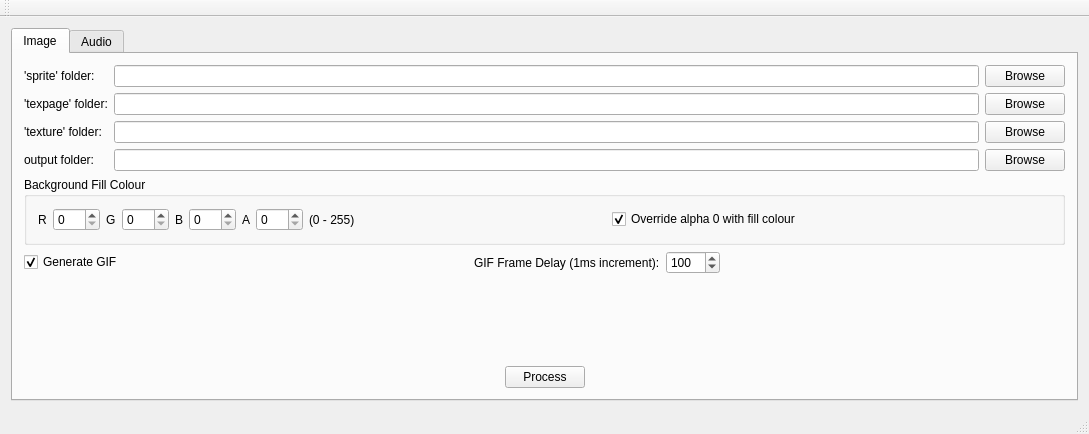
<?xml version="1.0" encoding="UTF-8"?>
<ui version="4.0">
 <class>MainWindow</class>
 <widget class="QMainWindow" name="MainWindow">
  <property name="geometry">
   <rect>
    <x>0</x>
    <y>0</y>
    <width>1089</width>
    <height>434</height>
   </rect>
  </property>
  <property name="windowTitle">
   <string>GM:S Asset Processor</string>
  </property>
  <widget class="QWidget" name="centralWidget">
   <layout class="QVBoxLayout" name="verticalLayout">
    <item>
     <widget class="QTabWidget" name="tabWidget">
      <property name="currentIndex">
       <number>0</number>
      </property>
      <widget class="QWidget" name="tab_imageProcess">
       <attribute name="title">
        <string>Image</string>
       </attribute>
       <layout class="QVBoxLayout" name="verticalLayout_3">
        <item>
         <layout class="QGridLayout" name="gridLayout">
          <item row="0" column="0">
           <widget class="QLabel" name="label">
            <property name="text">
             <string>'sprite' folder:</string>
            </property>
           </widget>
          </item>
          <item row="0" column="1">
           <widget class="QLineEdit" name="lineEdit_spriteFolderPath">
            <property name="text">
             <string></string>
            </property>
           </widget>
          </item>
          <item row="0" column="2">
           <widget class="QPushButton" name="pushButton_browseSpriteFolder">
            <property name="text">
             <string>Browse</string>
            </property>
           </widget>
          </item>
          <item row="1" column="0">
           <widget class="QLabel" name="label_2">
            <property name="text">
             <string>'texpage' folder:</string>
            </property>
           </widget>
          </item>
          <item row="1" column="1">
           <widget class="QLineEdit" name="lineEdit_texpageFolderPath">
            <property name="text">
             <string></string>
            </property>
           </widget>
          </item>
          <item row="1" column="2">
           <widget class="QPushButton" name="pushButton_browseTexpageFolder">
            <property name="text">
             <string>Browse</string>
            </property>
           </widget>
          </item>
          <item row="2" column="0">
           <widget class="QLabel" name="label_3">
            <property name="text">
             <string>'texture' folder:</string>
            </property>
           </widget>
          </item>
          <item row="2" column="1">
           <widget class="QLineEdit" name="lineEdit_textureFolderPath">
            <property name="text">
             <string></string>
            </property>
           </widget>
          </item>
          <item row="2" column="2">
           <widget class="QPushButton" name="pushButton_browseTextureFolder">
            <property name="text">
             <string>Browse</string>
            </property>
           </widget>
          </item>
          <item row="3" column="0">
           <widget class="QLabel" name="label_4">
            <property name="text">
             <string>output folder:</string>
            </property>
           </widget>
          </item>
          <item row="3" column="1">
           <widget class="QLineEdit" name="lineEdit_imageProcessingOutputFolderPath">
            <property name="text">
             <string></string>
            </property>
           </widget>
          </item>
          <item row="3" column="2">
           <widget class="QPushButton" name="pushButton_imageProcessingOutputFolder">
            <property name="text">
             <string>Browse</string>
            </property>
           </widget>
          </item>
         </layout>
        </item>
        <item>
         <widget class="QGroupBox" name="groupBox">
          <property name="title">
           <string>Background Fill Colour</string>
          </property>
          <layout class="QVBoxLayout" name="verticalLayout_2">
           <item>
            <layout class="QHBoxLayout" name="horizontalLayout_4">
             <item>
              <widget class="QLabel" name="label_6">
               <property name="text">
                <string>R</string>
               </property>
              </widget>
             </item>
             <item>
              <widget class="QSpinBox" name="spinBox_imageProcessingBgFillColorChannelRed">
               <property name="maximum">
                <number>255</number>
               </property>
              </widget>
             </item>
             <item>
              <widget class="QLabel" name="label_7">
               <property name="text">
                <string>G</string>
               </property>
              </widget>
             </item>
             <item>
              <widget class="QSpinBox" name="spinBox_imageProcessingBgFillColorChannelGreen">
               <property name="maximum">
                <number>255</number>
               </property>
              </widget>
             </item>
             <item>
              <widget class="QLabel" name="label_8">
               <property name="text">
                <string>B</string>
               </property>
              </widget>
             </item>
             <item>
              <widget class="QSpinBox" name="spinBox_imageProcessingBgFillColorChannelBlue">
               <property name="maximum">
                <number>255</number>
               </property>
              </widget>
             </item>
             <item>
              <widget class="QLabel" name="label_9">
               <property name="text">
                <string>A</string>
               </property>
              </widget>
             </item>
             <item>
              <widget class="QSpinBox" name="spinBox_imageProcessingBgFillColorChannelAlpha">
               <property name="maximum">
                <number>255</number>
               </property>
               <property name="value">
                <number>0</number>
               </property>
              </widget>
             </item>
             <item>
              <widget class="QLabel" name="label_10">
               <property name="text">
                <string>(0 - 255)</string>
               </property>
              </widget>
             </item>
             <item>
              <spacer name="horizontalSpacer_7">
               <property name="orientation">
                <enum>Qt::Horizontal</enum>
               </property>
               <property name="sizeHint" stdset="0">
                <size>
                 <width>40</width>
                 <height>20</height>
                </size>
               </property>
              </spacer>
             </item>
             <item>
              <widget class="QCheckBox" name="checkBox_imageProcessingOverrideAlpha0PixelWithFillColour">
               <property name="text">
                <string>Override alpha 0 with fill colour</string>
               </property>
               <property name="checked">
                <bool>true</bool>
               </property>
              </widget>
             </item>
             <item>
              <spacer name="horizontalSpacer_8">
               <property name="orientation">
                <enum>Qt::Horizontal</enum>
               </property>
               <property name="sizeHint" stdset="0">
                <size>
                 <width>40</width>
                 <height>20</height>
                </size>
               </property>
              </spacer>
             </item>
            </layout>
           </item>
          </layout>
         </widget>
        </item>
        <item>
         <layout class="QHBoxLayout" name="horizontalLayout_3">
          <item>
           <widget class="QCheckBox" name="checkBox_imageProcessingGenerateGif">
            <property name="text">
             <string>Generate GIF</string>
            </property>
            <property name="checked">
             <bool>true</bool>
            </property>
           </widget>
          </item>
          <item>
           <spacer name="horizontalSpacer_6">
            <property name="orientation">
             <enum>Qt::Horizontal</enum>
            </property>
            <property name="sizeHint" stdset="0">
             <size>
              <width>40</width>
              <height>20</height>
             </size>
            </property>
           </spacer>
          </item>
          <item>
           <widget class="QLabel" name="label_5">
            <property name="text">
             <string>GIF Frame Delay (1ms increment):</string>
            </property>
           </widget>
          </item>
          <item>
           <widget class="QSpinBox" name="spinBox_imageProcessingGifFrameDelay">
            <property name="maximum">
             <number>1000</number>
            </property>
            <property name="singleStep">
             <number>10</number>
            </property>
            <property name="value">
             <number>100</number>
            </property>
           </widget>
          </item>
          <item>
           <spacer name="horizontalSpacer_5">
            <property name="orientation">
             <enum>Qt::Horizontal</enum>
            </property>
            <property name="sizeHint" stdset="0">
             <size>
              <width>40</width>
              <height>20</height>
             </size>
            </property>
           </spacer>
          </item>
         </layout>
        </item>
        <item>
         <spacer name="verticalSpacer">
          <property name="orientation">
           <enum>Qt::Vertical</enum>
          </property>
          <property name="sizeHint" stdset="0">
           <size>
            <width>20</width>
            <height>93</height>
           </size>
          </property>
         </spacer>
        </item>
        <item>
         <layout class="QHBoxLayout" name="horizontalLayout">
          <item>
           <spacer name="horizontalSpacer">
            <property name="orientation">
             <enum>Qt::Horizontal</enum>
            </property>
            <property name="sizeHint" stdset="0">
             <size>
              <width>40</width>
              <height>20</height>
             </size>
            </property>
           </spacer>
          </item>
          <item>
           <widget class="QPushButton" name="pushButton_processImageAssets">
            <property name="text">
             <string>Process</string>
            </property>
           </widget>
          </item>
          <item>
           <spacer name="horizontalSpacer_2">
            <property name="orientation">
             <enum>Qt::Horizontal</enum>
            </property>
            <property name="sizeHint" stdset="0">
             <size>
              <width>40</width>
              <height>20</height>
             </size>
            </property>
           </spacer>
          </item>
         </layout>
        </item>
       </layout>
      </widget>
      <widget class="QWidget" name="tab_audioProcess">
       <attribute name="title">
        <string>Audio</string>
       </attribute>
       <widget class="QWidget" name="layoutWidget">
        <property name="geometry">
         <rect>
          <x>90</x>
          <y>160</y>
          <width>174</width>
          <height>23</height>
         </rect>
        </property>
        <layout class="QHBoxLayout" name="horizontalLayout_2">
         <item>
          <spacer name="horizontalSpacer_3">
           <property name="orientation">
            <enum>Qt::Horizontal</enum>
           </property>
           <property name="sizeHint" stdset="0">
            <size>
             <width>40</width>
             <height>20</height>
            </size>
           </property>
          </spacer>
         </item>
         <item>
          <widget class="QPushButton" name="pushButton_processAudioAssets">
           <property name="text">
            <string>Process</string>
           </property>
          </widget>
         </item>
         <item>
          <spacer name="horizontalSpacer_4">
           <property name="orientation">
            <enum>Qt::Horizontal</enum>
           </property>
           <property name="sizeHint" stdset="0">
            <size>
             <width>40</width>
             <height>20</height>
            </size>
           </property>
          </spacer>
         </item>
        </layout>
       </widget>
      </widget>
     </widget>
    </item>
   </layout>
  </widget>
  <widget class="QMenuBar" name="menuBar">
   <property name="geometry">
    <rect>
     <x>0</x>
     <y>0</y>
     <width>1089</width>
     <height>20</height>
    </rect>
   </property>
  </widget>
  <widget class="QToolBar" name="mainToolBar">
   <attribute name="toolBarArea">
    <enum>TopToolBarArea</enum>
   </attribute>
   <attribute name="toolBarBreak">
    <bool>false</bool>
   </attribute>
  </widget>
  <widget class="QStatusBar" name="statusBar"/>
 </widget>
 <layoutdefault spacing="6" margin="11"/>
 <resources/>
 <connections/>
</ui>
